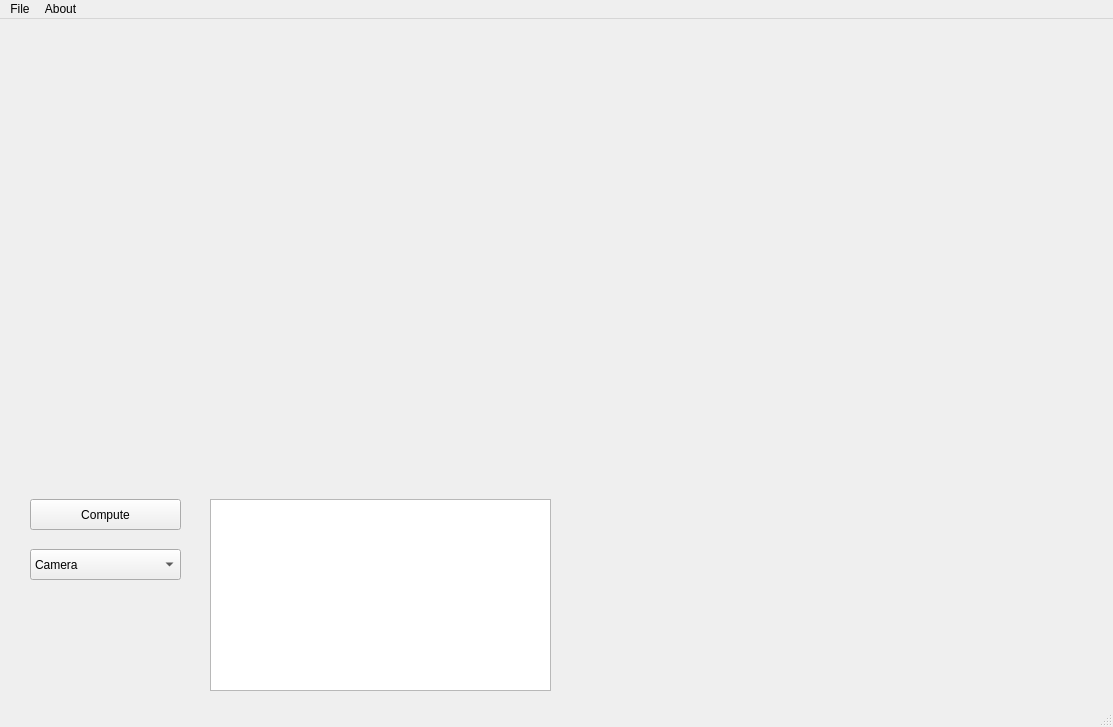
<?xml version="1.0" encoding="UTF-8"?>
<ui version="4.0">
 <class>MainWindow</class>
 <widget class="QMainWindow" name="MainWindow">
  <property name="geometry">
   <rect>
    <x>0</x>
    <y>0</y>
    <width>1113</width>
    <height>727</height>
   </rect>
  </property>
  <property name="windowTitle">
   <string>MainWindow</string>
  </property>
  <widget class="QWidget" name="centralwidget">
   <widget class="QLabel" name="label">
    <property name="geometry">
     <rect>
      <x>10</x>
      <y>10</y>
      <width>541</width>
      <height>461</height>
     </rect>
    </property>
    <property name="text">
     <string/>
    </property>
    <property name="pixmap">
     <pixmap>Autonomous-Garbage-Collector-Boat-1/test/IMG_20230205_072752_633_jpg.rf.9eec6a91d70294c63714582993c2c73a.jpg</pixmap>
    </property>
    <property name="scaledContents">
     <bool>true</bool>
    </property>
   </widget>
   <widget class="QTableWidget" name="tableWidget">
    <property name="geometry">
     <rect>
      <x>210</x>
      <y>480</y>
      <width>341</width>
      <height>192</height>
     </rect>
    </property>
   </widget>
   <widget class="QLabel" name="label_2">
    <property name="geometry">
     <rect>
      <x>570</x>
      <y>10</y>
      <width>531</width>
      <height>591</height>
     </rect>
    </property>
    <property name="text">
     <string/>
    </property>
    <property name="pixmap">
     <pixmap>BottleMaps/maps.png</pixmap>
    </property>
    <property name="scaledContents">
     <bool>true</bool>
    </property>
   </widget>
   <widget class="QPushButton" name="pushButton">
    <property name="geometry">
     <rect>
      <x>30</x>
      <y>480</y>
      <width>151</width>
      <height>31</height>
     </rect>
    </property>
    <property name="text">
     <string>Compute</string>
    </property>
   </widget>
   <widget class="QComboBox" name="comboBox">
    <property name="geometry">
     <rect>
      <x>30</x>
      <y>530</y>
      <width>151</width>
      <height>31</height>
     </rect>
    </property>
    <property name="currentIndex">
     <number>0</number>
    </property>
    <property name="maxVisibleItems">
     <number>2</number>
    </property>
    <item>
     <property name="text">
      <string>Camera</string>
     </property>
    </item>
    <item>
     <property name="text">
      <string>Image</string>
     </property>
    </item>
   </widget>
  </widget>
  <widget class="QMenuBar" name="menubar">
   <property name="geometry">
    <rect>
     <x>0</x>
     <y>0</y>
     <width>1113</width>
     <height>21</height>
    </rect>
   </property>
   <widget class="QMenu" name="menuFile">
    <property name="title">
     <string>File</string>
    </property>
   </widget>
   <widget class="QMenu" name="menuAbout">
    <property name="title">
     <string>About</string>
    </property>
   </widget>
   <addaction name="menuFile"/>
   <addaction name="menuAbout"/>
  </widget>
  <widget class="QStatusBar" name="statusbar"/>
 </widget>
 <resources/>
 <connections/>
</ui>
